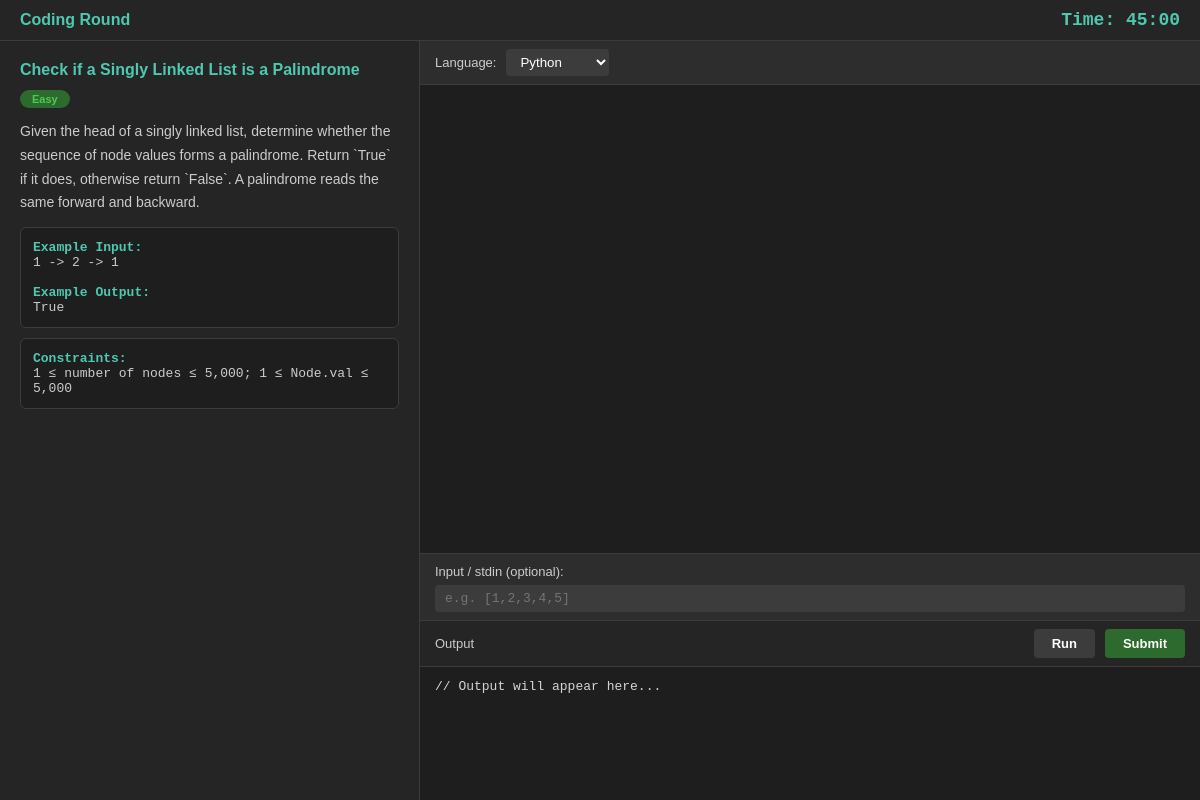
The page /coding-round/15/ on the database its author committed.
### editor/models.py (models this page shows, shortened)
class CodingQuestion(models.Model):
    DIFFICULTY_CHOICES = [
        ('easy', 'Easy'),
        ('medium', 'Medium'),
        ('hard', 'Hard')
    ]
    topic = models.CharField(max_length=100)
    difficulty = models.CharField(max_length=20, choices=DIFFICULTY_CHOICES)
    language = models.CharField(max_length=50)
    title = models.CharField(max_length=200, blank=True)
    description = models.TextField()
    example_input = models.TextField(blank=True)
    example_output = models.TextField(blank=True)
    constraints = models.TextField(blank=True)
    starter_code = models.TextField(blank=True)
    created_at = models.DateTimeField(auto_now_add=True)

### editor/views.py (the view)
# urls.py: path('coding-round/<int:question_id>/', views.coding_round, name='coding_round'),
def coding_round(request, question_id):
    question = CodingQuestion.objects.get(id=question_id)
    return render(request, 'editor/coding_round.html', {
        'question': question
    })

### editor/templates/editor/coding_round.html (shortened to what this page needs)
<!DOCTYPE html>
<html>
<head>
</head>
<body>
  <div class="navbar">
    <span>Coding Round</span>
    <span class="timer">Time: <span id="timer">45:00</span></span>
  </div>
  <div class="main">
    <div class="question-panel">
      <h2>{{ question.title }}</h2>
      <span class="badge {{ question.difficulty }}">{{ question.difficulty|title }}</span>
      <p>{{ question.description }}</p>
      <div class="example-box">
        <strong>Example Input:</strong><br>{{ question.example_input }}<br><br>
        <strong>Example Output:</strong><br>{{ question.example_output }}
      </div>
      <div class="example-box" style="margin-top:10px;">
        <strong>Constraints:</strong><br>{{ question.constraints }}
      </div>
    </div>
    <div class="editor-panel">
      <div class="editor-toolbar">
        <span>Language:</span>
        <select id="language-select" onchange="changeLanguage()">
          <option value="python">Python</option>
        </select>
      </div>
      <div id="editor"></div>
      <div class="stdin-panel">
        <span>Input / stdin (optional):</span>
        <input id="stdin-input" type="text" placeholder="e.g. [1,2,3,4,5]">
      </div>
      <div class="output-panel">
        <div class="output-toolbar">
          <span>Output</span>
          <div style="display:flex; gap:10px;">
            <button class="btn btn-run" onclick="runCode()">Run</button>
            <button class="btn btn-submit" onclick="submitCode()">Submit</button>
          </div>
        </div>
        <pre id="output-box">// Output will appear here...</pre>
      </div>
    </div>
  </div>
</body>
</html>

### editor/templates/editor/coding_round.html (style rules this page uses)
* { margin: 0; padding: 0; box-sizing: border-box; }
body { font-family: Arial, sans-serif; background: #1e1e1e; color: white; height: 100vh; display: flex; flex-direction: column; }
.navbar { background: #252526; padding: 10px 20px; display: flex; justify-content: space-between; align-items: center; border-bottom: 1px solid #3c3c3c; }
.navbar span { color: #4ec9b0; font-weight: bold; }
.timer { color: #f59e0b; font-family: monospace; font-size: 18px; }
.main { display: flex; flex: 1; overflow: hidden; }
.question-panel { width: 35%; background: #252526; padding: 20px; overflow-y: auto; border-right: 1px solid #3c3c3c; }
.question-panel h2 { color: #4ec9b0; margin-bottom: 10px; font-size: 16px; }
.question-panel p { color: #ccc; font-size: 14px; line-height: 1.7; }
.badge { display: inline-block; padding: 3px 12px; border-radius: 20px; font-size: 11px; margin-bottom: 12px; font-weight: bold; }
.easy { background: #2d6a2d; color: #4ec94e; }
.example-box { background: #1e1e1e; padding: 12px; border-radius: 6px; margin-top: 12px; font-family: monospace; font-size: 13px; color: #ccc; border: 1px solid #3c3c3c; }
.example-box strong { color: #4ec9b0; }
.editor-panel { flex: 1; display: flex; flex-direction: column; }
.editor-toolbar { background: #2d2d2d; padding: 8px 15px; display: flex; align-items: center; gap: 10px; border-bottom: 1px solid #3c3c3c; }
.editor-toolbar select { background: #3c3c3c; color: white; border: none; padding: 5px 10px; border-radius: 4px; cursor: pointer; }
.editor-toolbar span { color: #ccc; font-size: 13px; }
#editor { flex: 1; min-height: 300px; }
.stdin-panel { background: #2d2d2d; padding: 8px 15px; border-top: 1px solid #3c3c3c; }
.stdin-panel span { color: #ccc; font-size: 13px; }
.stdin-panel input { width: 100%; margin-top: 5px; padding: 6px 10px; background: #3c3c3c; color: white; border: none; border-radius: 4px; font-family: monospace; font-size: 13px; }
.output-panel { height: 180px; background: #1e1e1e; border-top: 1px solid #3c3c3c; display: flex; flex-direction: column; }
.output-toolbar { background: #252526; padding: 8px 15px; display: flex; justify-content: space-between; align-items: center; border-bottom: 1px solid #3c3c3c; }
.output-toolbar span { color: #ccc; font-size: 13px; }
#output-box { padding: 12px 15px; font-family: monospace; font-size: 13px; color: #d4d4d4; overflow-y: auto; flex: 1; }
.btn { padding: 7px 18px; border: none; border-radius: 4px; cursor: pointer; font-size: 13px; font-weight: bold; }
.btn-run { background: #3c3c3c; color: white; }
.btn-submit { background: #2d6a2d; color: white; }

### rows shown on the page
CodingQuestion: title "Check if a Singly Linked List is a Palindrome", difficulty "Easy", description "Given the head of a singly linked list, determine whether the sequence of node values forms a palindrome. Return `True` if it does, otherwise return `False`. A palindrome reads the same forward and backward.", example_input "1 -> 2 -> 1", example_output "True", constraints "1 ≤ number of nodes ≤ 5,000; 1 ≤ Node.val ≤ 5,000"
